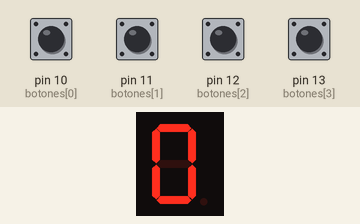
The sketch below on a simulated Arduino Uno, built with avr-gcc and run on an emulated ATmega328P. Shown: 1-digit seven-segment display. Wiring (inferred from the names in the program): 1-digit 7-segment display, segments lit when HIGH: segments pin 2, pin 3, pin 4, pin 5, pin 6, pin 7, pin 8. The inputs (shaded band) are chosen by the test bench; at power-on: pin 10 (botones[0]), pin 11 (botones[1]), pin 12 (botones[2]), pin 13 (botones[3]) HIGH. The segment pins are drawn as the display they are named for.

Above: at 1.6 s.
1.7 s: pin 11 (botones[1]) pulled LOW for 0.15 s
At 3.8 s:
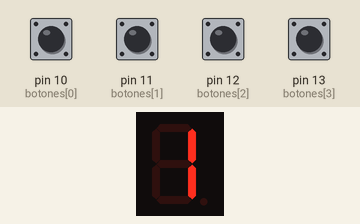
At 4.8 s:
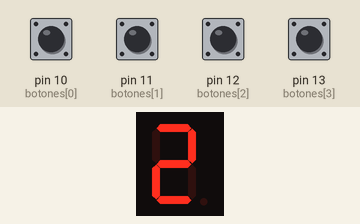
Timing chart, 0 to 6.3 s (numbered marks = the images above; inputs shaded):
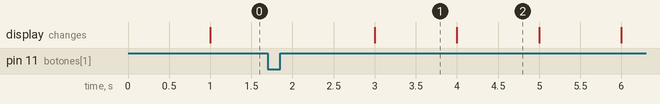

The sketch:

Tarea_lista.ino
```cpp
const int pin[7] = {2, 3, 4, 5, 6, 7, 8};
//                  a, b, c, d, e, f, g

const int botones[4] = {10, 11, 12, 13};
bool estadoAnterior[4] = {false, false, false, false};
const int nbotones = 4;

unsigned long tiempoInicio = 0;
const int intervalo = 1000; // 1 segundo
int Cantidad = 0;

int auxilar = 0;

const byte num[16] = {//abcdefg
                      0b0111111, // 0
                      0b0000110, // 1
                      0b1011011, // 2
                      0b1001111, // 3
                      0b1100110, // 4
                      0b1101101, // 5
                      0b1111101, // 6
                      0b0000111, // 7
                      0b1111111, // 8
                      0b1101111, // 9
                      0b1110111, // A
                      0b1111100, // B
                      0b0111001, // C
                      0b1011110, // D
                      0b1111001, // E
                      0b1110001  // F
                      };

void setup() {
  for (int i = 0; i < 7; i++){
    pinMode(pin[i], OUTPUT);
  }

  for (int i = 0; i < nbotones; i++){
    pinMode(botones[i], INPUT_PULLUP);
  }
}

void loop() {

  for (int i = 0; i < nbotones; i++){
    bool lectura = digitalRead(botones[i]) == LOW;

    if (lectura == true && estadoAnterior[i] == false){
      auxilar = i;
      Cantidad = 0;
    }

    estadoAnterior[i] = lectura;
  }

  switch(auxilar){
    case 0: ejecutarSecuencia(1); break;
    case 1: ejecutarSecuencia(3); break;
    case 2: ejecutarSecuencia(7); break;
    case 3: ejecutarSecuencia(15); break;
  }
}

void mostrarNumero(int numero){
  byte numerobite = num[numero];

  for (int i = 0; i < 7; i++){
    int bit = bitRead(numerobite, i);
    digitalWrite(pin[i], bit); // ánodo común
  }
}

void ejecutarSecuencia(int cantidad){

  if (millis() - tiempoInicio >= intervalo){
    tiempoInicio = millis();
    mostrarNumero(Cantidad);
    Cantidad++;
    if (Cantidad > cantidad){
      Cantidad = 0;
    }
  }
}
```

Measured:
- what the display in image 1 shows lasts 1.0 s, from 3.0 s to 4.0 s
